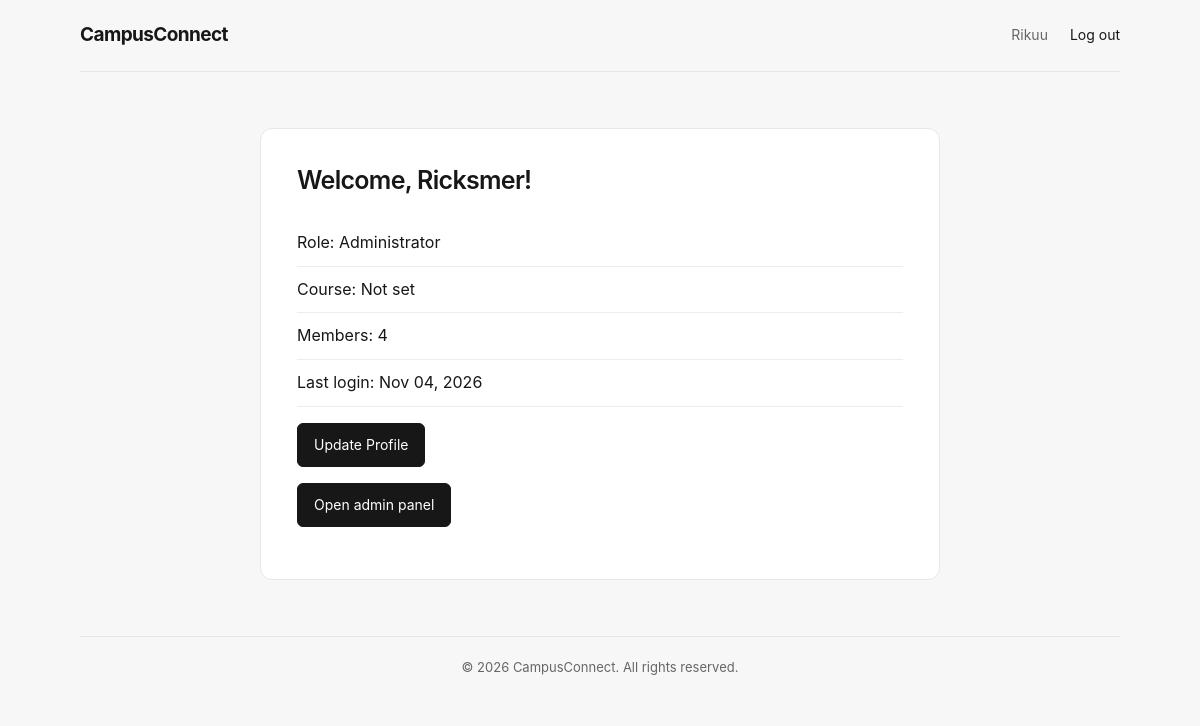
The app's page / (signed in) with its own data.
### accounts/models.py (models this page shows)
class CustomUser(AbstractUser):
    class Role(models.TextChoices):
        STUDENT = 'STUDENT', 'Student'
        INSTRUCTOR = 'INSTRUCTOR', 'Instructor'
        ADMIN = 'ADMIN', 'Administrator'
    role = models.CharField(
        max_length = 10,
        choices = Role.choices,
        default = Role.STUDENT
    )
    course = models.CharField(
        max_length = 100,
        blank = True,
    )

### dashboard/views.py (the view)
# urls.py: path('', DashboardView.as_view(), name='dashboard'),
class DashboardView(LoginRequiredMixin, TemplateView):
    template_name = 'dashboard/home.html'
    def get_context_data(self, **kwargs):
        context = super().get_context_data(**kwargs)
        context['member_count'] = CustomUser.objects.count()
        context['is_admin'] = (self.request.user.role == CustomUser.Role.ADMIN)
        return context

### templates/dashboard/home.html (shortened to what this page needs)
{% extends 'base.html' %}
{% block content %}
    <h2>Welcome, {{ user.first_name|default:user.username }}!</h2>
    <ul class="profile-summary">
        <li>Role: {{ user.get_role_display }}</li>
        <li>Course: {{ user.course|default:'Not set' }}</li>
        <li>Members: {{ member_count }}</li>
        <li>Last login: {{ user.last_login|date:'M d, Y' }}</li>
    </ul>
    <p><a class="button-link" href="{% url 'update-profile' %}">Update Profile</a></p>
    {% if is_admin %}
        <p><a class="button-link" href="{% url 'admin-panel' %}">Open admin panel</a></p>
    {% endif %}
{% endblock %}

### templates/base.html (shortened to what this page needs)
<!DOCTYPE html>
<html lang="en">
<head>
    {% load static %}
    <link rel="stylesheet" href="{% static 'css/site.css' %}">
</head>
<body>
    <div class="site-shell">
        <nav class="site-nav">
            <a class="brand" href="{% if user.is_authenticated %}{% url 'dashboard' %}{% else %}{% url 'login' %}{% endif %}">CampusConnect</a>
            <div class="nav-links">
                {% if user.is_authenticated %}
                    <span class="nav-user">{{ user.username }}</span>
                    <form method="post" action="{% url 'logout' %}">
                        <button class="nav-logout" type="submit">Log out</button>
                    </form>
                {% else %}
                    <a href="{% url 'login' %}">Log in</a>
                    <a href="{% url 'signup' %}">Sign up</a>
                {% endif %}
            </div>
        </nav>
        <main class="content">{% block content %}{% endblock %}</main>
        <footer class="site-footer">{% block footer %}&copy; 2026 CampusConnect. All rights reserved.{% endblock %}</footer>
    </div>
</body>
</html>

### static/css/site.css (style rules this page uses)
* { box-sizing: border-box; }
body { margin: 0; background: #f7f7f7; color: #171717; font-family: Inter, ui-sans-serif, system-ui, -apple-system, BlinkMacSystemFont, "Segoe UI", sans-serif; line-height: 1.6; }
a { color: inherit; text-underline-offset: 3px; }
.site-shell { width: min(100% - 40px, 1040px); margin: 0 auto; }
.site-nav { min-height: 72px; display: flex; align-items: center; justify-content: space-between; gap: 24px; border-bottom: 1px solid #e5e5e5; }
.brand { font-size: 19px; font-weight: 650; letter-spacing: -0.6px; text-decoration: none; }
.nav-links { display: flex; align-items: center; gap: 22px; font-size: 14px; }
.nav-links form { margin: 0; }
.nav-logout { padding: 0; border: 0; background: none; color: inherit; font: inherit; cursor: pointer; }
.nav-user { color: #666; }
.content { width: min(100%, 680px); margin: 56px auto; padding: 36px; border: 1px solid #e8e8e8; border-radius: 12px; background: #fff; }
.content h2 { margin: 0 0 24px; font-size: 25px; font-weight: 600; letter-spacing: -0.7px; line-height: 1.25; }
.content button, .button-link { display: inline-block; padding: 10px 16px; border: 1px solid #171717; border-radius: 6px; background: #171717; color: #fff; font: inherit; font-size: 14px; text-decoration: none; cursor: pointer; }
.content ul { padding-left: 20px; }
.content .profile-summary { padding: 0; list-style: none; }
.profile-summary li { padding: 10px 0; border-bottom: 1px solid #ededed; }
.site-footer { padding: 20px 0; border-top: 1px solid #e5e5e5; color: #666; font-size: 13px; text-align: center; }

### records on screen
CustomUser: username "Rikuu", first_name "Ricksmer", role "Administrator", course "Not set", last_login "Nov 04, 2026"

### other values on screen
{{ member_count }} "4"
